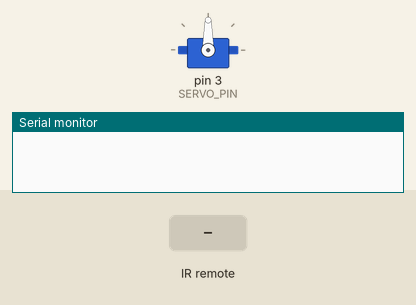
Simulated run of this sketch. Board: Arduino Uno, built with avr-gcc and run on an emulated ATmega328P. Shown: servo, the last lines printed to the serial monitor. The inputs (shaded band) are chosen by the test bench.

Above: at 1.8 s.
1.9 s: infrared code 0x1A received
At 2.8 s:
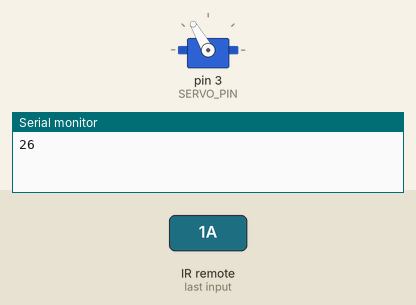
At 3.6 s:
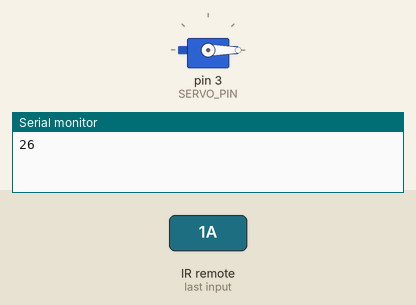
4.5 s: infrared code 0x1B received
At 5.8 s:
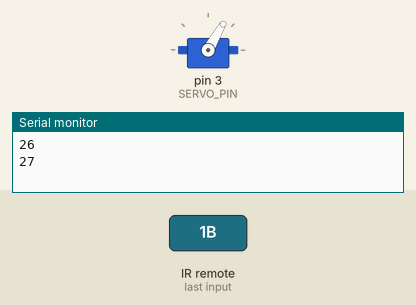
Timing chart, 0 to 7.5 s (numbered marks = the images above; inputs shaded):
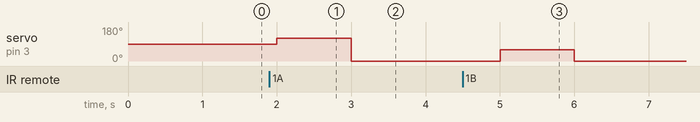

The sketch:

receive.ino
```cpp
#include <IRremote.h>
#include <Servo.h>

#define IR_RECEIVE_PIN 8
const int SERVO_PIN = 3;

IRrecv irrecv(IR_RECEIVE_PIN);
uint32_t NEC_received_command;

Servo servo;

void setup() {
  servo.attach(SERVO_PIN);

  Serial.begin(9600);
  irrecv.enableIRIn();
}

void loop() {
  if (irrecv.decode()) {
    NEC_received_command = irrecv.decodedIRData.command;
    Serial.println(NEC_received_command);
    if (NEC_received_command == 0x1A) {
      int angle = 120;
      servo.write(angle);
      delay(1000);
      servo.write(0);
      delay(1000);
    }
    else if (NEC_received_command == 0x1B)  {
      int angle = 60;
      servo.write(angle);
      delay(1000);
      servo.write(0);
      delay(1000);
    }
    irrecv.resume();
  }
  delay(1000);
}
```

Measured:
- after the input at 1.9 s, servo on pin 3 (SERVO_PIN): 90° → 120° after 0.10 s, → 0° 1.0 s later
- after the input at 4.5 s, servo on pin 3 (SERVO_PIN): 0° → 60° after 0.50 s, → 0° 1.0 s later
